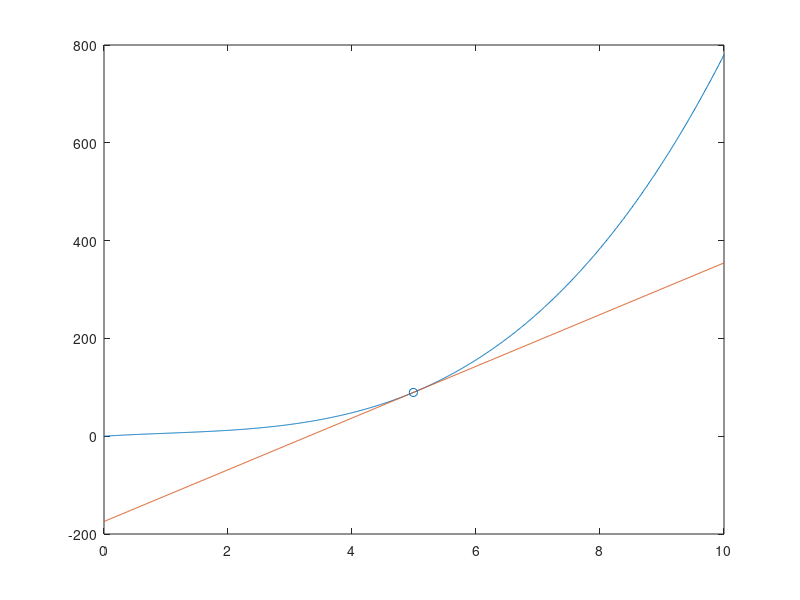

Write the MATLAB code that produced this figure.
t=0:0.01:10;
y=t.^3-3*t.^2+8*t;
plot(t,y)
%-------------------------
dy=diff(y)./diff(t);
%dy=gradient(y,t);
k=500; % point number
tang=dy(k)*(t-t(k))+y(k);
hold on
plot(t,tang)
scatter(t(k),y(k));
hold off